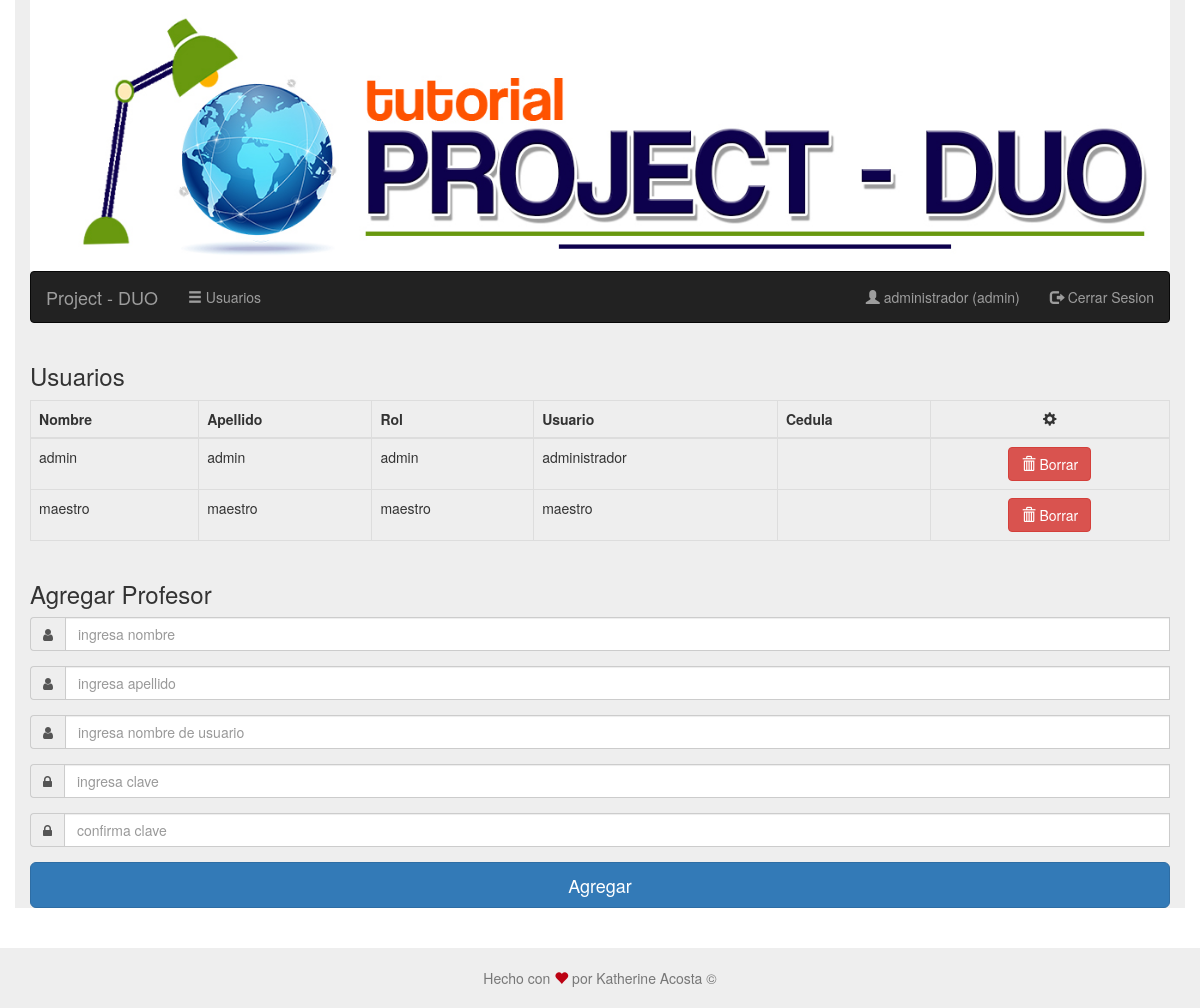
Page /usuarios.php (signed in) on the earlier database version.
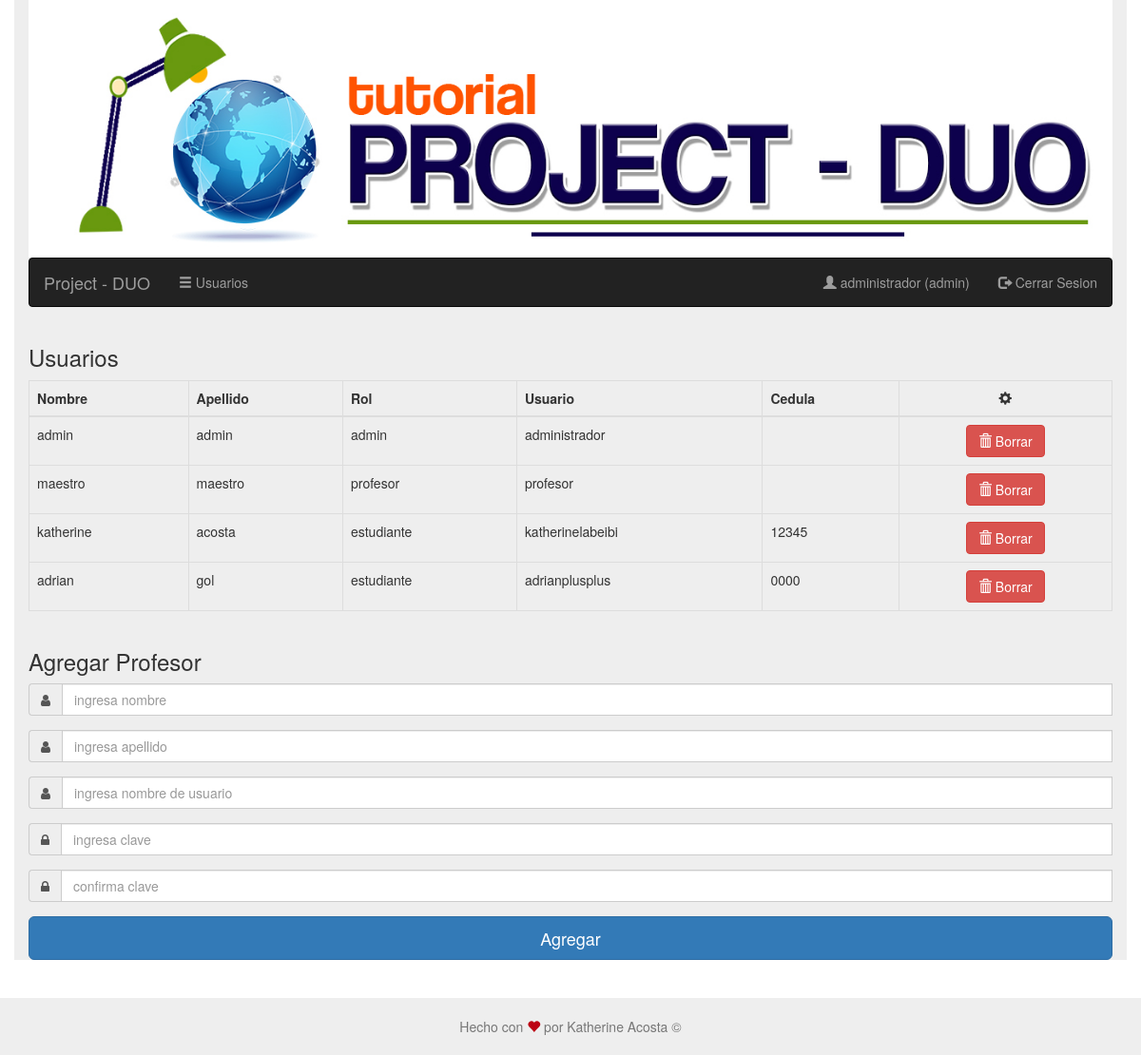
Same page on the later database version.
### tables this page shows
CREATE TABLE `usuarios` (
  `id` int(11) NOT NULL,
  `nombre` varchar(45) DEFAULT NULL,
  `apellido` varchar(45) DEFAULT NULL,
  `tipo_de_usuario` varchar(45) DEFAULT 'estudiante' COMMENT 'puede ser\nadministrador\nestudiante\nusuario\n',
  `usuario` varchar(45) DEFAULT NULL,
  `clave` varchar(45) DEFAULT NULL,
  `cedula` varchar(45) DEFAULT NULL,
  `creado` timestamp NULL DEFAULT CURRENT_TIMESTAMP,
  `ultimo_logeo` timestamp NULL DEFAULT NULL
);

### usuarios.php (the view, shortened to what this page needs)
<?php
$css = ['estilos/estilopie.css'];
require('encabezado.php');
require('barra_de_navegacion.php');
?>
<?php
if (es('admin'))
{
    require('conneccion.php');
    $query = "SELECT * FROM usuarios";
    $resultado = $mysqli->query($query);
    if ($resultado->num_rows > 0)
    {
        $usuarios = $resultado->fetch_all(MYSQLI_ASSOC);
    }
    else
    {
        $mensaje = "no se puieron obener los usuarios, intente mas tarde";
    }
}
else
{
    echo '<h1 class="text-danger text-center text-uppercase">no authorizado para ver esta pagina</h1>';
    exit;
}
?>
<div class="row">
    <div class="col-sm-12">
        <h3>Usuarios</h3>
        <table class="table table-bordered">
            <thead>
            <tr>
                <th>Nombre</th>
                <th>Apellido</th>
                <th>Rol</th>
                <th>Usuario</th>
                <th>Cedula</th>
                <th class="text-center"><i class="glyphicon glyphicon-cog"></i></th>
            </tr>
            </thead>
            <tbody>
            <?php foreach ($usuarios as $usuario) { ?>
                <tr>
                    <td><?= $usuario['nombre'] ?></td>
                    <td><?= $usuario['apellido'] ?></td>
                    <td><?= $usuario['tipo_de_usuario'] ?></td>
                    <td><?= $usuario['usuario'] ?></td>
                    <td><?= $usuario['cedula'] ?></td>
                    <td class="text-center">
                            <form action="usuarios.php" method="POST" onsubmit="return confirm('Esta seguro que desea eliminar este usuario?\nEsta operacion no puede ser revertida.');">
                                <button class="btn btn-danger"><i class="glyphicon glyphicon-trash"></i> Borrar</button>
                            </form>
                    </td>
                </tr>
            <?php } ?>
            </tbody>
        </table>
    </div>
    <div class="col-sm-12">
        <p class="h3">Agregar Profesor</p>
        <form class="" action="usuarios.php" method="POST" >
            <div class="form-group <?= isset($errores['nombre']) ? 'has-error' : '' ?>">
                <div class="input-group">
                    <span class="input-group-addon"><i class="fa fa-user fa"></i></span>
                    <input name="nombre" id="nombre" class="form-control" placeholder="ingresa nombre"
                           value="<?= issetor($_POST['nombre']) ?>" required autofocus/>
                </div>
            </div>
            <div class="form-group  <?= isset($errores['apellido']) ? 'has-error' : '' ?>">
                <div class="input-group">
                    <span class="input-group-addon"><i class="fa fa-user fa"></i></span>
                    <input name="apellido" id="apellido" class="form-control" placeholder="ingresa apellido"
                           value="<?= issetor($_POST['apellido']) ?>" required/>
                </div>
            </div>
            <div class="form-group <?= isset($errores['usuario']) ? 'has-error' : '' ?>">
                <div class="input-group">
                    <span class="input-group-addon"><i class="fa fa-user fa"></i></span>
                    <input name="usuario" id="usuario" class="form-control" placeholder="ingresa nombre de usuario"
                           value="<?= issetor($_POST['usuario']) ?>" required/>
                </div>
            </div>
            <div class="form-group <?= isset($errores['clave']) ? 'has-error' : '' ?>">
                <div class="input-group">
                    <span class="input-group-addon"><i class="fa fa-lock fa"></i></span>
                    <input type="password" name="clave" id="clave" class="form-control" placeholder="ingresa clave"
                           value="<?= issetor($_POST['clave']) ?>" required/>
                </div>
            </div>
            <div class="form-group  <?= isset($errores['reclave']) ? 'has-error' : '' ?>">
                <div class="input-group">
                    <span class="input-group-addon"><i class="fa fa-lock fa"></i></span>
                    <input type="password" name="reclave" id="reclave" class="form-control"
                           placeholder="confirma clave" value="<?= issetor($_POST['reclave']) ?>" required/>
                </div>
            </div>
            <button class="btn btn-lg btn-primary btn-block">Agregar</button>
        </form>
    </div>
</div>
<?php require('pie.php'); ?>

### encabezado.php (shortened to what this page needs)
<!DOCTYPE html>
<html lang="es">
<head>
    <link rel="stylesheet" href="https://maxcdn.bootstrapcdn.com/bootstrap/3.3.7/css/bootstrap.min.css"/>
    <link rel="stylesheet" href="https://maxcdn.bootstrapcdn.com/font-awesome/4.6.1/css/font-awesome.min.css">
    <link rel="stylesheet" href="estilos/estilogeneral.css"/>
    <?php foreach ($css as $estilo) { ?>
        <link rel="stylesheet" href="<?= $estilo ?>"/>
    <?php } ?>
</head>
<body>
<?php
function issetor(&$variable, $defecto = false){
    return isset($variable)?$variable:$defecto;
}
function es($tipoDeUsuario){
    return isset($_SESSION['tipo_de_usuario'] ) && $_SESSION['tipo_de_usuario'] === $tipoDeUsuario;
}
?>
<section class="container clearfix">
    <header class="masthead <?= isset($ocultarBanner)?'hidden':'' ?>">
       <a href="index.php"> <img class="banner" src="img/logo1.jpg" alt="banner"/></a>
    </header>

### barra_de_navegacion.php (shortened to what this page needs)
<div id="nav">
    <div class="navbar navbar-inverse">
        <div class="">
            <div class="navbar-header">
                <a href="#" class="navbar-brand">Project - DUO</a>
            </div>
            <div class="navbar-collapse collapse">
                <ul class="nav navbar-nav">
                    <?php if (es('admin')) { ?>
                        <li><a href="usuarios.php"><i class="glyphicon glyphicon-menu-hamburger"></i> Usuarios</a></li>
                    <?php }
                    else
                    { ?>
                        <li><a href="index.php"><i class="glyphicon glyphicon-home"></i> Inicio</a></li>
                        <li><a href="cursos.php"><i class="glyphicon glyphicon-list"></i> Cursos</a></li>
                        <li><a href="ayuda.php"><i class="glyphicon glyphicon-question-sign"></i> Ayuda</a></li>
                    <?php } ?>
                </ul>
                <ul class="nav navbar-nav navbar-right">
                    <?php if (isset($_SESSION['user_id'])) { ?>
                        <li><a href="#"><i class="glyphicon glyphicon-user"></i> <?= $_SESSION['usuario'] ?>
                                (<?= $_SESSION['tipo_de_usuario'] ?>)</a></li>
                        <li><a href="logout.php"><i class="glyphicon glyphicon-log-out"></i> Cerrar Sesion</a></li>
                    <?php }
                    else
                    { ?>>
                        <li><a href="registro.php"><i class="glyphicon glyphicon-log-in"></i> Registro</a></li>
                        <li><a href="login.php"><i class="glyphicon glyphicon-log-in"></i> Iniciar Sesion</a></li>
                    <?php } ?>
                </ul>
            </div>
        </div>
    </div>
</div>

### pie.php (shortened to what this page needs)
        </section>
        <footer class="footer container" >
            <div class="text-center ">
                <p class="text-muted">Hecho con <i class="glyphicon glyphicon-heart red"></i> por Katherine Acosta &copy; </p>
            </div>
        </footer>
	</body>
</html>

### estilos/estilogeneral.css (style rules this page uses)
.container { background-color: #eee; }
header { margin-bottom: 0; min-height: 50%; background-repeat: no-repeat; background-position: center; -webkit-background-size: cover; background-size: cover; }
header .banner { height: 70%; width: 100%; }

### estilos/estilopie.css (style rules this page uses)
html { position: relative; min-height: 100%; }
body { margin-bottom: 100px; }
.footer { position: absolute; bottom: 0; height: 60px; width: 100%; }
.container .text-muted { margin: 20px 0; }

### pie.php (style rules this page uses)
i.red { color:#BC0213; }

Differences in the rows shown:
changed usuarios "maestro": tipo_de_usuario "maestro" → "profesor"; usuario "maestro" → "profesor"
added usuarios: nombre "katherine", apellido "acosta", tipo_de_usuario "estudiante", usuario "katherinelabeibi", cedula "12345"
added usuarios: nombre "adrian", apellido "gol", tipo_de_usuario "estudiante", usuario "adrianplusplus", cedula "0000"
